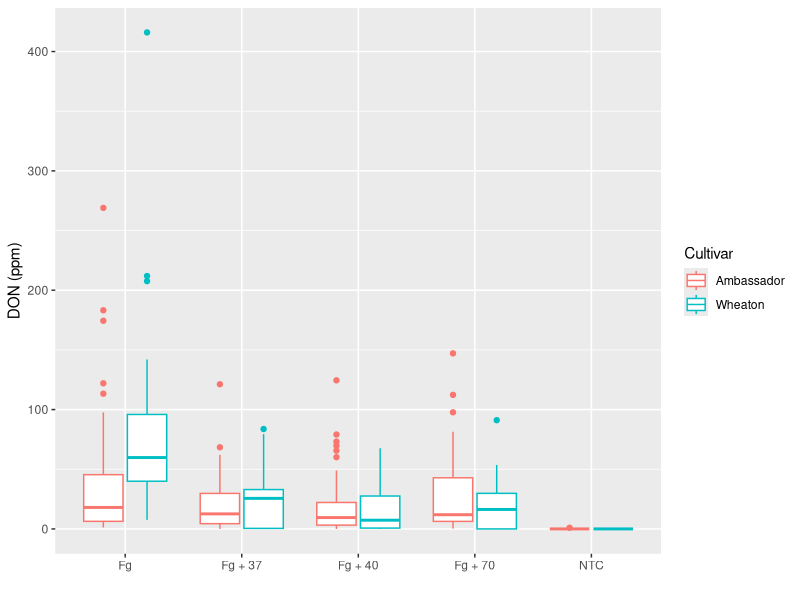
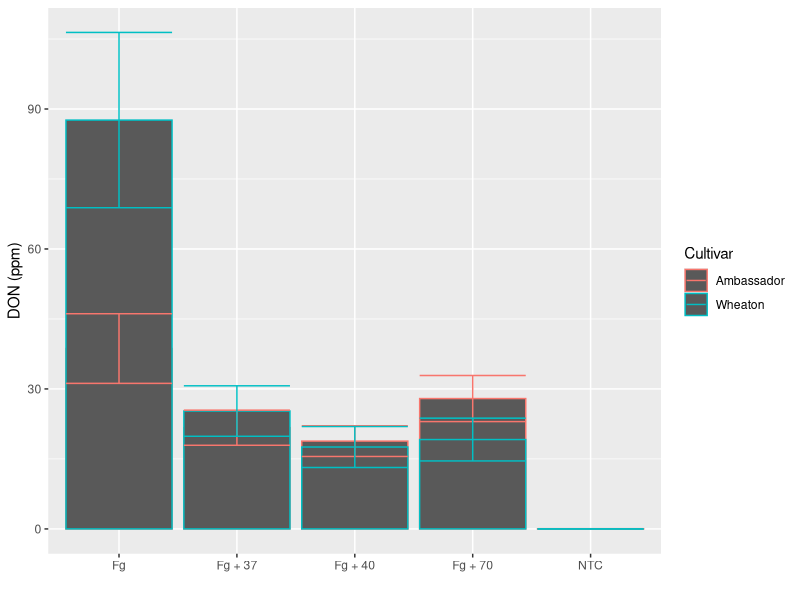
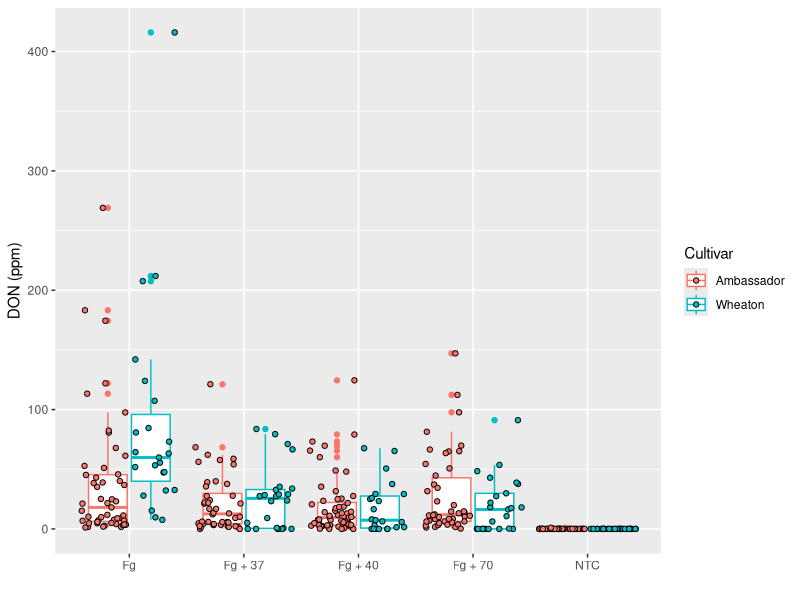
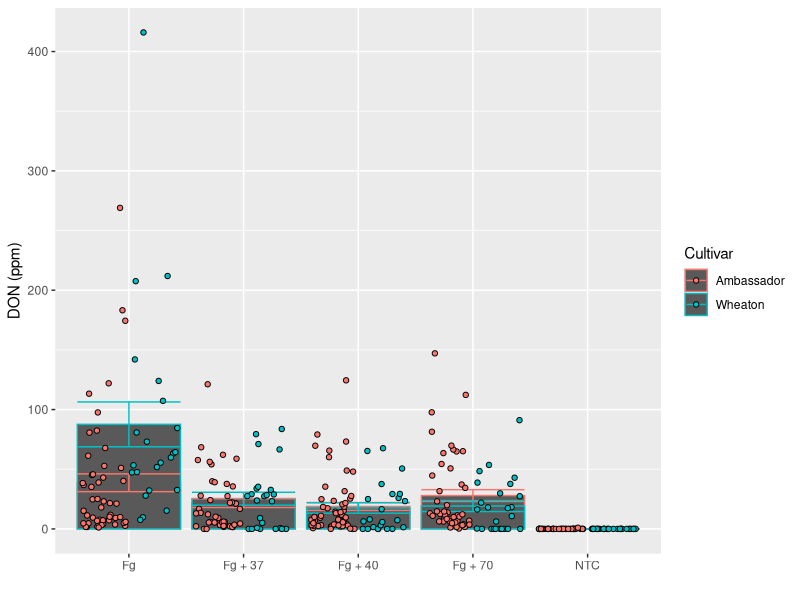
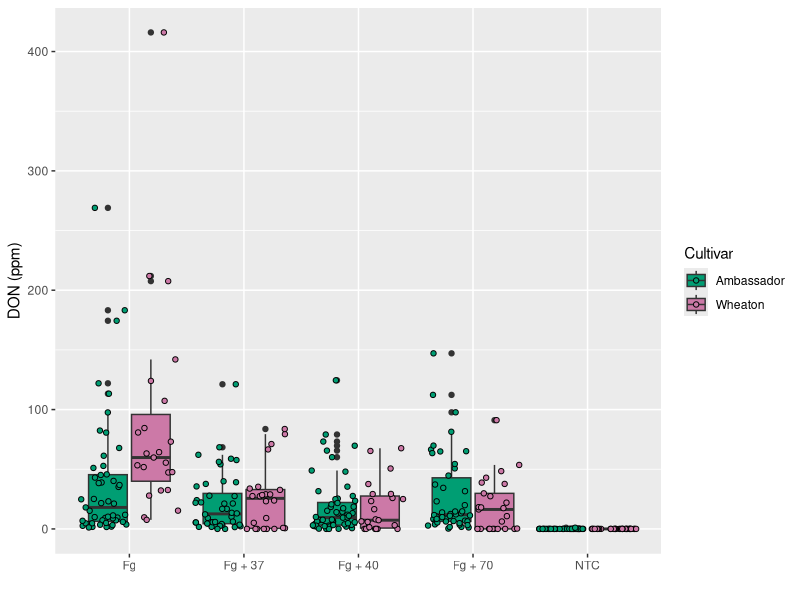
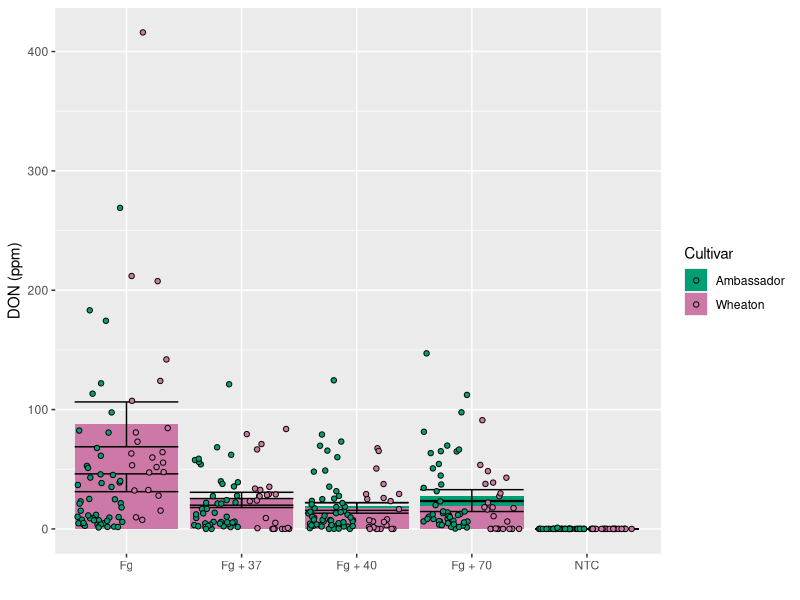
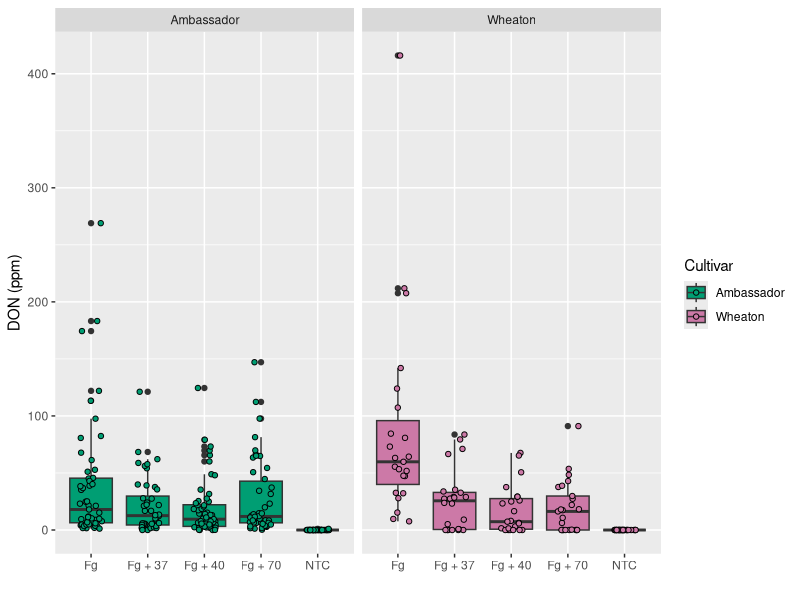
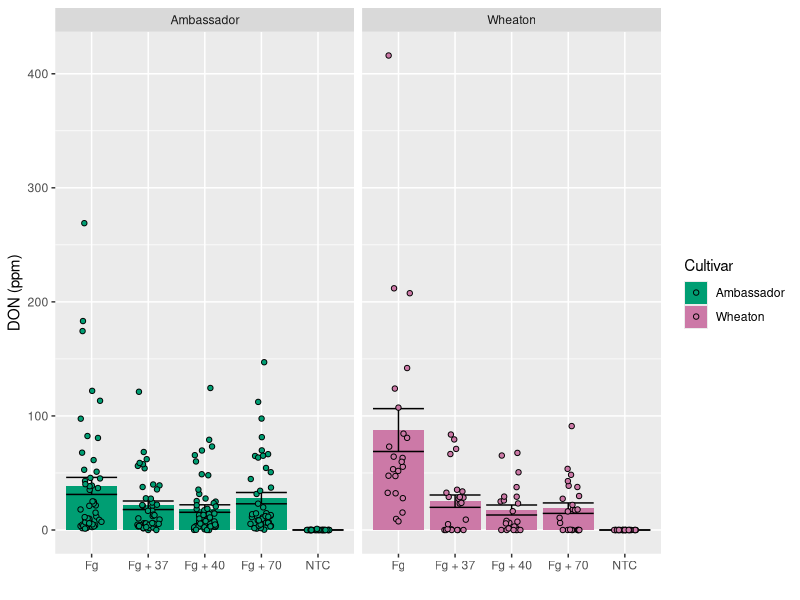

The R script that drew these images, in order:
# loading data in R
datum <- read.csv("MycotoxinData.csv",na.strings = "na")

#loading library for ggplot
library(ggplot2)

#Creating boxplot
ggplot(datum, aes(x=Treatment, y=DON, color=Cultivar)) +
  geom_boxplot() +
  xlab("")+
  ylab("DON (ppm)")

#creating bar chart with standard-error bars
ggplot(datum, aes(x=Treatment, y= DON, color= Cultivar)) +
  stat_summary(fun=mean, geom="bar") +
  stat_summary(fun.data = mean_se, geom = "errorbar") +
  xlab("") +
  ylab("DON (ppm)")

#Adding points to the foreground of boxplot with distribution of points making shape 21 and outline color black
ggplot(datum, aes(x=Treatment, y=DON, color=Cultivar)) +
  geom_boxplot() +
  geom_point(position=position_jitterdodge(dodge.width = 0.9), aes(fill=Cultivar), shape=21, colour="black")+
  xlab("")+
  ylab("DON (ppm)")

#Adding points to the foreground of barchart with distribution of points making shape 21 and outline color black
ggplot(datum, aes(x=Treatment, y= DON, color= Cultivar)) +
  stat_summary(fun=mean, geom="bar") +
  stat_summary(fun.data = mean_se, geom = "errorbar") +
  geom_point(position=position_jitterdodge(dodge.width = 0.9), aes(fill=Cultivar), shape=21, colour="black")+
  xlab("") +
  ylab("DON (ppm)")

#Changing fill color of points and boxplots to match with colorblind pallet
cbbPalette <- c( "#009E73", "#CC79A7")
ggplot(datum, aes(x=Treatment, y=DON, fill=Cultivar)) +
  geom_boxplot() +
  geom_point(position=position_jitterdodge(dodge.width = 0.9), aes(fill=Cultivar), shape=21, colour="black")+
  scale_fill_manual(values = cbbPalette) +  
  scale_color_manual(values = cbbPalette) + 
  xlab("")+
  ylab("DON (ppm)")

#Changing fill color of points and barchart to match with colorblind pallet
ggplot(datum, aes(x=Treatment, y= DON, fill=Cultivar)) +
  stat_summary(fun=mean, geom="bar") +
  stat_summary(fun.data = mean_se, geom = "errorbar") +
  geom_point(position=position_jitterdodge(dodge.width = 0.9), aes(fill=Cultivar), shape=21, colour="black")+
  scale_fill_manual(values = cbbPalette) +  
  scale_color_manual(values = cbbPalette) + 
  xlab("") +
  ylab("DON (ppm)")


#Adding a facet to the boxplot based on cultivar
ggplot(datum, aes(x=Treatment, y=DON, fill=Cultivar)) +
  geom_boxplot() +
  geom_point(position=position_jitterdodge(dodge.width = 0.9), aes(fill=Cultivar), shape=21, colour="black")+
  scale_fill_manual(values = cbbPalette) +  
  scale_color_manual(values = cbbPalette) + 
  xlab("")+
  ylab("DON (ppm)") +
  facet_wrap(~Cultivar)


#Adding a facet to the barchart based on cultivar
ggplot(datum, aes(x=Treatment, y= DON, fill=Cultivar)) +
  stat_summary(fun=mean, geom="bar") +
  stat_summary(fun.data = mean_se, geom = "errorbar") +
  geom_point(position=position_jitterdodge(dodge.width = 0.9), aes(fill=Cultivar), shape=21, colour="black")+
  scale_fill_manual(values = cbbPalette) +  
  scale_color_manual(values = cbbPalette) + 
  xlab("") +
  ylab("DON (ppm)") +
  facet_wrap(~Cultivar)


#Adding transparency to the point to make boxplot in the background visible
ggplot(datum, aes(x=Treatment, y=DON, fill=Cultivar)) +
  geom_boxplot() +
  geom_point(position=position_jitterdodge(dodge.width = 0.9), aes(fill=Cultivar), shape=21, colour="black", alpha=0.5)+
  scale_fill_manual(values = cbbPalette) +  
  scale_color_manual(values = cbbPalette) + 
  xlab("")+
  ylab("DON (ppm)") +
  facet_wrap(~Cultivar)


#Adding transparency to the point to make barchart in the background visible
ggplot(datum, aes(x=Treatment, y= DON,fill=Cultivar)) +
  stat_summary(fun=mean, geom="bar") +
  stat_summary(fun.data = mean_se, geom = "errorbar") +
  geom_point(position=position_jitterdodge(dodge.width = 0.9), aes(fill=Cultivar), shape=21, colour="black", alpha=0.5)+
  scale_fill_manual(values = cbbPalette) +  
  scale_color_manual(values = cbbPalette) + 
  xlab("") +
  ylab("DON (ppm)") +
  facet_wrap(~Cultivar)

#plotting rug plot
ggplot(datum, aes(x=Treatment, y=DON, fill=Cultivar)) +
  geom_rug() +
  geom_point(position=position_jitterdodge(dodge.width = 0.9), aes(fill=Cultivar), shape=21, colour="black", alpha=0.5)+
  scale_fill_manual(values = cbbPalette) +  
  scale_color_manual(values = cbbPalette) + 
  xlab("")+
  ylab("DON (ppm)") +
  facet_wrap(~Cultivar)

